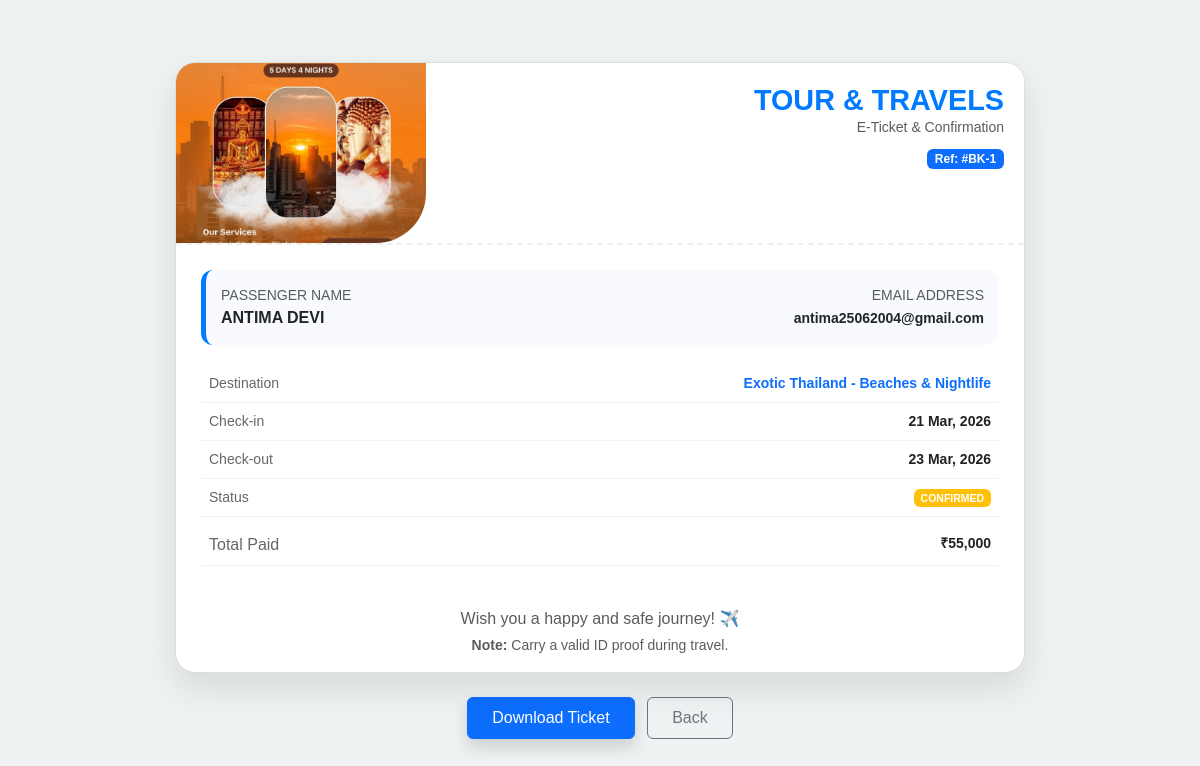
The app's page /ticket.php?id=1 (signed in) with its own data.
### tables this page shows
CREATE TABLE `bookings` (
  `id` int(11) NOT NULL,
  `user_id` int(11) NOT NULL,
  `package_id` int(11) NOT NULL,
  `booking_date` datetime NOT NULL,
  `checkin_date` date NOT NULL,
  `checkout_date` date NOT NULL,
  `total_price` decimal(10,2) NOT NULL,
  `status` enum('pending','confirmed','cancelled') DEFAULT 'pending',
  `created_at` timestamp NOT NULL DEFAULT current_timestamp()
);

CREATE TABLE `packages` (
  `id` int(11) NOT NULL,
  `p_name` varchar(255) NOT NULL,
  `p_location` varchar(100) NOT NULL,
  `p_price` decimal(10,2) NOT NULL,
  `p_transport` varchar(50) DEFAULT NULL,
  `p_transport_image` varchar(255) DEFAULT NULL,
  `p_hotel` varchar(255) DEFAULT NULL,
  `p_hotel_image` varchar(255) DEFAULT NULL,
  `p_description` text DEFAULT NULL,
  `p_image` varchar(255) DEFAULT NULL,
  `created_at` timestamp NOT NULL DEFAULT current_timestamp()
);

CREATE TABLE `users` (
  `id` int(11) NOT NULL,
  `full_name` varchar(100) NOT NULL,
  `email` varchar(100) NOT NULL,
  `password` varchar(255) NOT NULL,
  `phone` varchar(20) DEFAULT NULL,
  `created_at` timestamp NOT NULL DEFAULT current_timestamp(),
  `address` varchar(255) DEFAULT NULL,
  `profile_pic` varchar(255) DEFAULT NULL,
  `reset_token` varchar(255) DEFAULT NULL,
  `city` varchar(100) DEFAULT NULL,
  `state` varchar(100) DEFAULT NULL
);

### ticket.php (the view, shortened to what this page needs)
<?php
include "admin/db.php";
$booking_id = mysqli_real_escape_string($conn, $_GET['id']);
$user_id = $_SESSION['user_id'];
$query = "SELECT bookings.*, packages.p_name, packages.p_price, packages.p_image, users.full_name, users.email
          FROM bookings
          JOIN packages ON bookings.package_id = packages.id
          JOIN users ON bookings.user_id = users.id
          WHERE bookings.id = '$booking_id' AND bookings.user_id = '$user_id'";
$result = mysqli_query($conn, $query);
if ($result && mysqli_num_rows($result) > 0) {
    $booking = mysqli_fetch_assoc($result);
} else {
    die("<div style='text-align:center; padding:50px;'>
            <h2>Ticket Not Found!</h2>
            <p>Ya toh ID galat hai ya aap unauthorized hain.</p>
            <a href='user_dashboard.php'>Back to Dashboard</a>
         </div>");
}
$pkg_image = !empty($booking['p_image']) ? "admin/uploads/" . $booking['p_image'] : "https://images.unsplash.com/photo-1476514525535-07fb3b4ae5f1?auto=format&fit=crop&w=500&q=80";
?>
<!DOCTYPE html>
<html lang="en">
<head>
    <link href="https://cdn.jsdelivr.net/npm/bootstrap@5.3.0/dist/css/bootstrap.min.css" rel="stylesheet">
</head>
<body>
<div class="ticket-wrapper">
    <div class="ticket-card">
        <div class="ticket-header-main">
            <img src="<?php echo $pkg_image; ?>" alt="Package" class="pkg-photo-side">
            <div class="header-text-side">
                <h1>TOUR & TRAVELS</h1>
                <p class="text-muted mb-0 small">E-Ticket & Confirmation</p>
                <div class="mt-2">
                    <span class="badge bg-primary">Ref: #BK-<?php echo $booking['id']; ?></span>
                </div>
            </div>
        </div>
        <div class="ticket-body">
            <div class="customer-box">
                <div class="row">
                    <div class="col-sm-6">
                        <small class="text-muted d-block">PASSENGER NAME</small>
                        <strong class="fs-6"><?php echo strtoupper($booking['full_name']); ?></strong>
                    </div>
                    <div class="col-sm-6 text-sm-end mt-2 mt-sm-0">
                        <small class="text-muted d-block">EMAIL ADDRESS</small>
                        <strong class="small"><?php echo $booking['email']; ?></strong>
                    </div>
                </div>
            </div>
            <div class="table-responsive">
                <table class="table details-table mb-0">
                    <tr>
                        <th class="py-2">Destination</th>
                        <td class="py-2 text-primary"><?php echo $booking['p_name']; ?></td>
                    </tr>
                    <tr>
                        <th class="py-2">Check-in</th>
                        <td class="py-2"><?php echo date('d M, Y', strtotime($booking['checkin_date'])); ?></td>
                    </tr>
                    <tr>
                        <th class="py-2">Check-out</th>
                        <td class="py-2"><?php echo date('d M, Y', strtotime($booking['checkout_date'])); ?></td>
                    </tr>
                    <tr>
                        <th class="py-2">Status</th>
                        <td class="py-2">
                            <span class="badge <?php echo ($booking['status'] == 'Confirmed') ? 'bg-success' : 'bg-warning'; ?>">
                                <?php echo strtoupper($booking['status']); ?>
                            </span>
                        </td>
                    </tr>
                    <tr>
                        <th class="pt-3 fs-6">Total Paid</th>
                        <td class="total-price pt-3">₹<?php echo number_format($booking['total_price']); ?></td>
                    </tr>
                </table>
            </div>
        </div>
        <div class="footer text-center text-muted p-3">
            <p class="mb-1">Wish you a happy and safe journey! ✈️</p>
            <p class="small mb-0"><strong>Note:</strong> Carry a valid ID proof during travel.</p>
        </div>
    </div>
    <div class="text-center no-print mt-4 px-3">
        <button onclick="window.print()" class="btn btn-primary px-4 py-2 shadow">Download Ticket</button>
        <a href="user_dashboard.php" class="btn btn-outline-secondary px-4 py-2 ms-sm-2">Back</a>
    </div>
</div>
</body>
</html>

### ticket.php (style rules this page uses)
body { background: #eef2f3; font-family: 'Poppins', sans-serif; min-height: 100vh; display: flex; align-items: center; padding: 20px 0; }
.ticket-wrapper { max-width: 850px; margin: auto; width: 95%; }
.ticket-card { background: #fff; border-radius: 20px; box-shadow: 0 15px 35px rgba(0,0,0,0.1); position: relative; overflow: hidden; border: 1px solid #ddd; }
.ticket-header-main { display: flex; flex-wrap: wrap; background: #fff; border-bottom: 2px dashed #eee; }
.pkg-photo-side { width: 250px; height: 180px; object-fit: cover; border-radius: 0 0 50px 0; }
.header-text-side { flex: 1; padding: 20px; text-align: right; min-width: 250px; }
.header-text-side h1 { color: #007bff; font-weight: 800; font-size: 1.8rem; margin: 0; }
.ticket-body { padding: 25px; }
.customer-box { background: #f8faff; padding: 15px; border-radius: 12px; margin-bottom: 20px; border-left: 5px solid #007bff; }
.details-table th { color: #666; font-weight: 500; border: none !important; font-size: 14px; }
.details-table td { font-weight: 700; color: #222; text-align: right; border: none !important; font-size: 14px; }
.details-table tr { border-bottom: 1px solid #f1f1f1; }
.total-price { font-size: 22px; color: #28a745; font-weight: 900; }

### records on screen
bookings: package.p_image (picture), id "1", user.full_name "ANTIMA DEVI", user.email "antima25062004@gmail.com", package.p_name "Exotic Thailand - Beaches & Nightlife", checkin_date "21 Mar, 2026", checkout_date "23 Mar, 2026", status "CONFIRMED", total_price "55,000"
